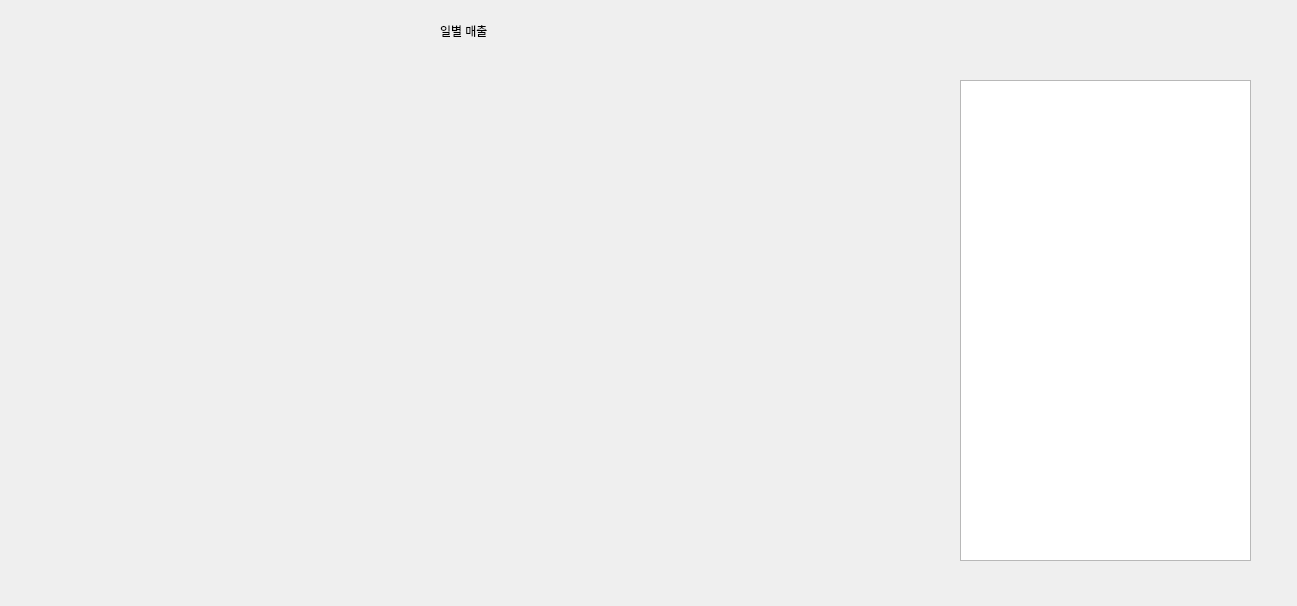
<?xml version="1.0" encoding="UTF-8"?>
<ui version="4.0">
 <class>sales</class>
 <widget class="QDialog" name="sales">
  <property name="geometry">
   <rect>
    <x>0</x>
    <y>0</y>
    <width>1297</width>
    <height>606</height>
   </rect>
  </property>
  <property name="windowTitle">
   <string>Dialog</string>
  </property>
  <widget class="QWidget" name="verticalLayoutWidget">
   <property name="geometry">
    <rect>
     <x>50</x>
     <y>80</y>
     <width>861</width>
     <height>481</height>
    </rect>
   </property>
   <layout class="QVBoxLayout" name="verticalLayout"/>
  </widget>
  <widget class="QLabel" name="label">
   <property name="geometry">
    <rect>
     <x>440</x>
     <y>10</y>
     <width>121</width>
     <height>41</height>
    </rect>
   </property>
   <property name="styleSheet">
    <string notr="true">font: 20pt &quot;Ubuntu&quot;;</string>
   </property>
   <property name="text">
    <string>일별 매출</string>
   </property>
  </widget>
  <widget class="QTableWidget" name="tableWidget">
   <property name="geometry">
    <rect>
     <x>960</x>
     <y>80</y>
     <width>291</width>
     <height>481</height>
    </rect>
   </property>
  </widget>
 </widget>
 <resources/>
 <connections/>
</ui>
